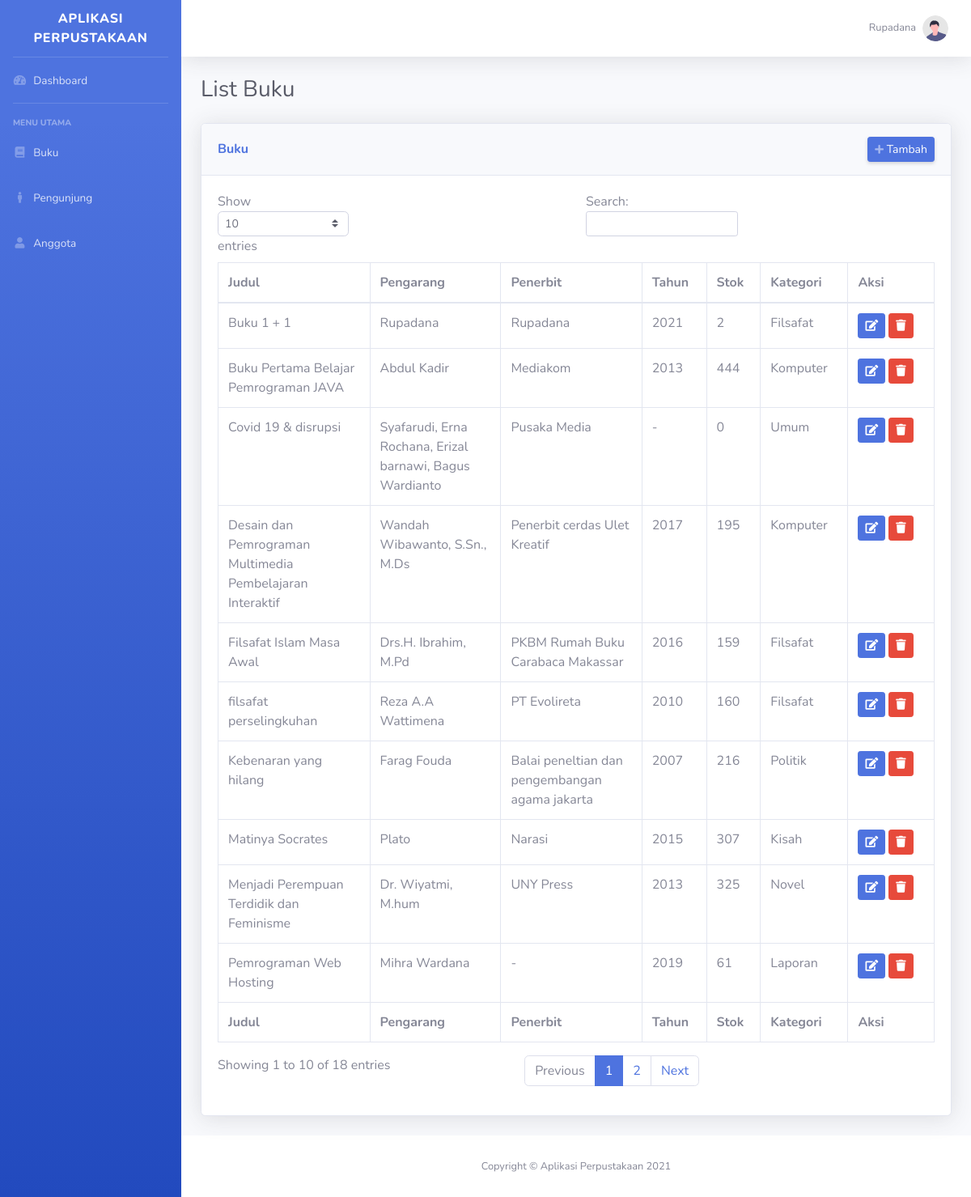
/index.php?page=buku (signed in), run on the app's committed database.
### tables this page shows
CREATE TABLE `data_buku` (
  `id` int NOT NULL,
  `judul` varchar(250) NOT NULL,
  `pengarang` varchar(250) NOT NULL,
  `th_terbit` varchar(4) NOT NULL,
  `penerbit` varchar(250) NOT NULL,
  `kategori` varchar(50) NOT NULL,
  `jumlah_buku` int NOT NULL,
  `tgl_input` varchar(75) NOT NULL,
  `gambar` text NOT NULL
);

### helpers/load_config.php (called while the page is built)
<?php
$config = [];
foreach (glob(__DIR__ . "/../config/*.php") as $key => $value) {
    $data = explode("/", $value);
    $config[substr($data[count($data) - 1], 0, -4)] = require($value);
}
return $config;

### config/app.php (called while the page is built)
<?php
return [
    "name" => "Aplikasi Perpustakaan",
    "url" => "http://localhost:8000",
    "view-only" => [],
];

### config/database.php (called while the page is built)
<?php
return [
    "host" => "db",
    "username" => "aplikasi-perpustakaan",
    "password" => "1jbsUYlINLhAYiXMHp/7jJJ4uXc=",
    "database" => "db_perpustakaan"
];

### helpers/loaders.php (called while the page is built, shortened)
<?php
include __DIR__ . "/../functions/index.php";
include __DIR__ . "/../models/index.php";
if (!function_exists("config")) {
    function config($arg)
    {
        $cfg = require(__DIR__ .  "/load_config.php");
        $args = explode(".", $arg);
        $data = "";
        try {
            foreach ($args as $key => $v) {
                if ($data != '') {
                    $data = $data[$v];
                } else {
                    $data = $cfg[$v];
                }
            }
        } catch (\Throwable $th) {
            $data = "";
        }
        return $data;
    }
}

### functions/database.php (called while the page is built, shortened)
<?php
class DB
{
    static public $_table;
    static private $pdo;
    static private $_orderby = "";
    static private $_select = "*";
    public static function table($tb)
    {
        try {
            self::$_select = "*";
            self::$_orderby = "";
            self::$_table = $tb;
            if (!self::$pdo) {
                $host = config("database.host");
                $dbname = config("database.database");
                $user = config("database.username");
                $pass = config("database.password");
                self::$pdo = new PDO("mysql:host=$host;dbname=$dbname;", $user, $pass);
            }
        } catch (PDOException $e) {
            echo 'KONEKSI GAGAL' . $e->getMessage();
        }
        return new static();
    }
    public static function get()
    {
        $row = self::$pdo->prepare(self::raw_query("get"));
        $row->execute();
        $rowCount = $row->rowCount();
        if ($rowCount > 0) {
            return $row->fetchAll(PDO::FETCH_ASSOC);
        } else {
            return [];
        }
    }
    public static function raw_query($type = "")
    {
        $query = "";
        $_table = self::$_table;
        switch ($type) {
            case 'get':
                $_select = gettype(self::$_select) == "array" ? implode(",", self::$_select) : self::$_select;
                $query = "select $_select from $_table";
                $query .= self::$_orderby;
                break;
        }
        return $query;
    }
}

### models/query.php (called while the page is built, shortened)
<?php
class Query
{
    protected static $table = "";
    public static function all()
    {
        return DB::table(static::$table)->get();
    }
}

### views/buku/index.php (the view, shortened to what this page needs)
<?php
$bukus = Buku::all();
?>
<div class="d-sm-flex align-items-center justify-content-between mb-4">
    <h1 class="h3 mb-0 text-gray-800">List Buku</h1>
</div>
<div class="card shadow mb-4">
    <div class="card-header py-3 d-flex flex-row align-items-center justify-content-between">
        <h6 class="m-0 font-weight-bold text-primary">Buku</h6>
        <a href="<?= config('app.url') ?>/index.php?page=buku/tambah" class="d-none d-sm-inline-block btn btn-sm btn-primary shadow-sm card-action"><i class="fas fa-plus fa-sm text-white-50"></i> Tambah</a>
    </div>
    <div class="card-body">
        <div class="table-responsive">
            <table class="table table-bordered dataTable" id="dataTable" width="100%" cellspacing="0" role="grid" aria-describedby="dataTable_info" style="width: 100%;">
                <thead>
                    <tr role="row">
                    <tr>
                        <th colspan="1" rowspan="1">Judul</th>
                        <th colspan="1" rowspan="1">Pengarang</th>
                        <th colspan="1" rowspan="1">Penerbit</th>
                        <th colspan="1" rowspan="1">Tahun</th>
                        <th colspan="1" rowspan="1">Stok</th>
                        <th colspan="1" rowspan="1">Kategori</th>
                        <th colspan="1" rowspan="1" width="120px">Aksi</th>
                    </tr>
                    </tr>
                </thead>
                <tfoot>
                    <tr>
                        <th colspan="1" rowspan="1">Judul</th>
                        <th colspan="1" rowspan="1">Pengarang</th>
                        <th colspan="1" rowspan="1">Penerbit</th>
                        <th colspan="1" rowspan="1">Tahun</th>
                        <th colspan="1" rowspan="1">Stok</th>
                        <th colspan="1" rowspan="1">Kategori</th>
                        <th colspan="1" rowspan="1">Aksi</th>
                    </tr>
                </tfoot>
                <tbody>
                    <?php
                    foreach ($bukus as $key => $buku) {
                    ?>
                        <tr>
                            <td class="sorting_1"><?= $buku['judul']  ?></td>
                            <td><?= $buku['pengarang']  ?></td>
                            <td><?= $buku['penerbit']  ?></td>
                            <td><?= $buku['th_terbit']  ?></td>
                            <td><?= $buku['jumlah_buku']  ?></td>
                            <td><?= $buku['kategori']  ?></td>
                            <td>
                                <span>
                                    <a class="btn btn-sm btn-primary" href="<?= config('app.url') ?>/index.php?page=buku/edit&id=<?= $buku['id']  ?>"><i class="fas fa-edit"></i></a>
                                </span>
                                <span>
                                    <a class="btn btn-sm btn-danger" onclick="hapus(<?= $buku['id']  ?>)"><i class="fas fa-trash"></i></a>
                                </span>
                            </td>
                        </tr>
                    <?php } ?>
                </tbody>
            </table>
        </div>
    </div>
</div>

### index.php (shortened to what this page needs)
<?php
include "./helpers/loaders.php";
if (!empty($_SESSION['admin'])) {
	if (isset($_GET['page']) && in_array($_GET['page'], config("app.view-only"))) {
		include __DIR__ . '/views/' . $_GET['page'] . '/index.php';
	} else {
		include __DIR__ . '/views/layouts/header.php';
		if (!empty($_GET['page'])) {
			include __DIR__ . '/views/' . $_GET['page'] . '/index.php';
		} else {
			include __DIR__ . '/views/layouts/home.php';
		}
		include __DIR__ . '/views/layouts/footer.php';
	}
} else {
	include __DIR__ . "/views/auth/login.php";
}

### views/layouts/header.php (shortened to what this page needs)
<!DOCTYPE html>
<html lang="en">
<head>
  <link href="/assets/vendor/fontawesome-free/css/all.min.css" rel="stylesheet" type="text/css">
  <link href="/assets/css/sb-admin-2.css" rel="stylesheet">
  <link href="/assets/css/custom.css" rel="stylesheet">
  <link href="/assets/vendor/bootstrap-datepicker/css/datepicker.css" rel="stylesheet" />
</head>
<body id="page-top">
  <div id="wrapper">
    <?php
    include __DIR__ . '/sidebar.php';
    ?>
    <div id="content-wrapper" class="d-flex flex-column">
      <div id="content">
        <nav class="navbar navbar-expand navbar-light bg-white topbar mb-4 static-top shadow">
          <ul class="navbar-nav ml-auto">
            <li class="nav-item dropdown no-arrow">
              <a class="nav-link dropdown-toggle" href="#" id="userDropdown" role="button" data-toggle="dropdown" aria-haspopup="true" aria-expanded="false">
                <span class="mr-2 d-none d-lg-inline text-gray-600 small"><?= $_SESSION['admin']['nama'] ?></span>
                <img class="img-profile rounded-circle" src="<?= config('app.url') ?><?= $_SESSION['admin']['foto'] ?>" onerror="this.src = '/assets/img/undraw_profile.svg'">
              </a>
            </li>
          </ul>
        </nav>
        <div class="container-fluid">

### views/layouts/sidebar.php (shortened to what this page needs)
<ul class="navbar-nav bg-gradient-primary sidebar sidebar-dark accordion" id="accordionSidebar">
    <a class="sidebar-brand d-flex align-items-center justify-content-center" href="index.html">
        <div class="sidebar-brand-text mx-3"><?= config("app.name") ?></div>
    </a>
    <hr class="sidebar-divider my-0">
    <li class="nav-item">
        <a class="nav-link" href="index.php">
            <i class="fas fa-fw fa-tachometer-alt"></i>
            <span>Dashboard</span></a>
    </li>
    <?php
    if ($_SESSION['admin']['role'] == 'admin') {
    ?>
        <hr class="sidebar-divider">
        <div class="sidebar-heading">
            Menu Utama
        </div>
        <li class="nav-item">
            <a class="nav-link" href="index.php?page=buku">
                <i class="fas fa-fw fa-book"></i>
                <span>Buku</span></a>
        </li>
        <li class="nav-item">
            <a class="nav-link" href="index.php?page=pengunjung">
                <i class="fas fa-fw fa-male"></i>
                <span>Pengunjung</span></a>
        </li>
        <li class="nav-item">
            <a class="nav-link" href="index.php?page=anggota">
                <i class="fas fa-fw fa-user"></i>
                <span>Anggota</span></a>
        </li>
    <?php } ?>
</ul>

### views/layouts/footer.php (shortened to what this page needs)
</div>
</div>
<footer class="sticky-footer bg-white">
    <div class="container my-auto">
        <div class="copyright text-center my-auto">
            <span>Copyright &copy; <?= config("app.name") ?> 2021</span>
        </div>
    </div>
</footer>
</div>
</div>
</body>
</html>

### data on the page
data_buku: judul "Pemrograman Web Hosting", pengarang "Mihra Wardana", penerbit "-", th_terbit "2019", jumlah_buku "61", kategori "Laporan"
data_buku: judul "Menjadi Perempuan Terdidik dan Feminisme", pengarang "Dr. Wiyatmi, M.hum", penerbit "UNY Press", th_terbit "2013", jumlah_buku "325", kategori "Novel"
data_buku: judul "Matinya Socrates", pengarang "Plato", penerbit "Narasi", th_terbit "2015", jumlah_buku "307", kategori "Kisah"
data_buku: judul "filsafat perselingkuhan", pengarang "Reza A.A Wattimena", penerbit "PT Evolireta", th_terbit "2010", jumlah_buku "160", kategori "Filsafat"
data_buku: judul "Filsafat Islam Masa Awal", pengarang "Drs.H. Ibrahim, M.Pd", penerbit "PKBM Rumah Buku Carabaca Makassar", th_terbit "2016", jumlah_buku "159", kategori "Filsafat"
data_buku: judul "Desain dan Pemrograman Multimedia Pembelajaran Interaktif", pengarang "Wandah Wibawanto, S.Sn., M.Ds", penerbit "Penerbit cerdas Ulet Kreatif", th_terbit "2017", jumlah_buku "195", kategori "Komputer"
data_buku: judul "Kebenaran yang hilang", pengarang "Farag Fouda", penerbit "Balai peneltian dan pengembangan agama jakarta", th_terbit "2007", jumlah_buku "216", kategori "Politik"
data_buku: judul "Covid 19 & disrupsi", pengarang "Syafarudi, Erna Rochana, Erizal barnawi, Bagus Wardianto", penerbit "Pusaka Media", th_terbit "-", jumlah_buku "0", kategori "Umum"
data_buku: judul "Buku Pertama Belajar Pemrograman JAVA", pengarang "Abdul Kadir", penerbit "Mediakom", th_terbit "2013", jumlah_buku "444", kategori "Komputer"
data_buku: judul "Buku 1 + 1", pengarang "Rupadana", penerbit "Rupadana", th_terbit "2021", jumlah_buku "2", kategori "Filsafat"

### other printed values
config("app.name") "APLIKASI PERPUSTAKAAN"
$_SESSION['admin']['nama'] "Rupadana"
config("app.name") "Aplikasi Perpustakaan"
